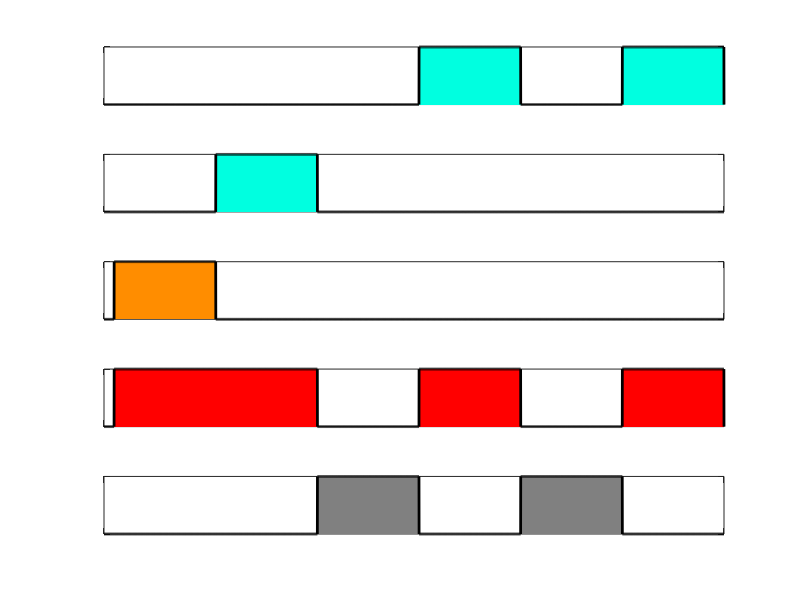

The MATLAB script that drew this image:
RepumpStartTime = 10;
RepumpEndTime = 110;
OpticalPumpSPStartTime = RepumpEndTime;
OpticalPumpSPEndTime = OpticalPumpSPStartTime + 100;
PulseSPStartTime = OpticalPumpSPEndTime;
PulseSPEndTime = PulseSPStartTime+100;
FluorescenceStartTime = PulseSPEndTime;
FluorescenceEndTime = FluorescenceStartTime + 100;
PulseMStartTime = FluorescenceEndTime;
PulseMEndTime = PulseMStartTime+100;
FluorescenceLastStartTime = PulseMEndTime;
FluorescenceLastEndTime = FluorescenceLastStartTime + 100;

time = 0:0.1:FluorescenceLastEndTime;

Cool_493 = zeros(1,numel(time));
OpticalPump_493 = zeros(1,numel(time));
Repump_614 = zeros(1,numel(time));
Cool_650 = zeros(1,numel(time));
Pulse_1762 = zeros(1,numel(time));

Cool_493(time>=FluorescenceStartTime & time<FluorescenceEndTime)=1;
Cool_493(time>=FluorescenceLastStartTime & time<FluorescenceLastEndTime)=1;
OpticalPump_493(time>=OpticalPumpSPStartTime & time<OpticalPumpSPEndTime)=1;
Repump_614(time>=RepumpStartTime & time<RepumpEndTime) = 1;
Cool_650(time>=RepumpStartTime & time<RepumpEndTime) = 1;
Cool_650(time>=OpticalPumpSPStartTime & time<OpticalPumpSPEndTime) = 1;
Cool_650(time>=FluorescenceStartTime & time<FluorescenceEndTime) = 1;
Cool_650(time>=FluorescenceLastStartTime & time<FluorescenceLastEndTime) = 1;
Pulse_1762(time>=PulseSPStartTime & time<PulseSPEndTime) = 1;
Pulse_1762(time>=PulseMStartTime & time<PulseMEndTime) = 1;

subplot(5,1,1);
hold off
area(time,Cool_493,'facecolor',[0/255 255/255 224/255],'linestyle','none');
hold on
plot(time,Cool_493,'k','linewidth',2);
set(gca,'XTick',[0 time(end)]);
set(gca,'XTickLabel',{''; ''});
set(gca,'YTick',[0 1]);
set(gca,'YTickLabel',{''; ''});
axis([0 time(end) 0 1]);
%ylabel('Cooling 493 nm');
subplot(5,1,2);
hold off
area(time,OpticalPump_493,'facecolor',[0/255 255/255 224/255],'linestyle','none');
hold on
plot(time,OpticalPump_493,'k','linewidth',2);
set(gca,'XTick',[0 time(end)]);
set(gca,'XTickLabel',{''; ''});
set(gca,'YTick',[0 1]);
set(gca,'YTickLabel',{''; ''});
axis([0 time(end) 0 1]);
%ylabel('Optical Pump 493 nm');
subplot(5,1,3);
hold off
area(time,Repump_614,'facecolor',[255/255 141/255 0],'linestyle','none');
hold on
plot(time,Repump_614,'k','linewidth',2);
set(gca,'XTick',[0 time(end)]);
set(gca,'XTickLabel',{''; ''});
set(gca,'YTick',[0 1]);
set(gca,'YTickLabel',{''; ''});
axis([0 time(end) 0 1]);
%ylabel('Repump 614 nm');
subplot(5,1,4);
hold off
area(time,Cool_650,'facecolor',[255/255 0 0],'linestyle','none');
hold on
plot(time,Cool_650,'k','linewidth',2);
set(gca,'XTick',[0 time(end)]);
set(gca,'XTickLabel',{''; ''});
set(gca,'YTick',[0 1]);
set(gca,'YTickLabel',{''; ''});
axis([0 time(end) 0 1]);
%ylabel('650 nm');
subplot(5,1,5);
hold off
area(time,Pulse_1762,'facecolor',[0.5 0.5 0.5],'linestyle','none');
hold on
plot(time,Pulse_1762,'k','linewidth',2);
set(gca,'XTick',[0 time(end)]);
set(gca,'XTickLabel',{''; ''});
set(gca,'YTick',[0 1]);
set(gca,'YTickLabel',{''; ''});
axis([0 time(end) 0 1]);
%ylabel('1762 nm');

set(gcf,'Position',[0 0 1917 420]);
pdfFilepath = 'C:\Users\pj3low\Documents\Qudit-Measurement-Paper_2022\Figures\';
pdffilename = 'SimplePulseSequence.pdf';